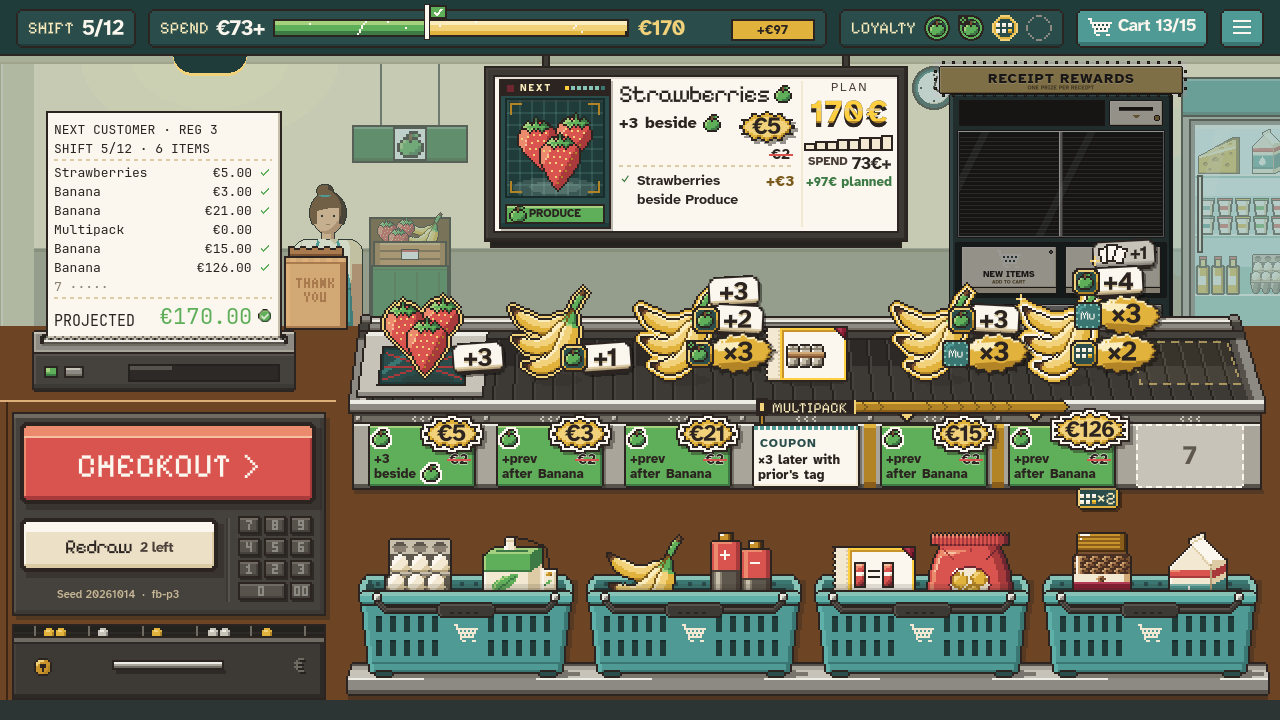
#> input picture docs/art/mockups/count_rhythm_src/v2_planning.png, 1280 x 720 px
$ python cutout.py
#> lines starting #> are read from the running program, lines starting #| are printed output that depends on the picture; after the words box and inside, x2 and y2 are one past the last pixel; in counts of white or black regions, pixels touching at a corner belong together
"""Writes v3_planning_fg.png: v2_planning.png's pixels where it differs from v3_planning_empty.png
(the same shift with nothing on the belt), transparent elsewhere, so a moving crop of an item,
its stickers or its ticket carries none of the wall or belt behind it. Only the belt and ticket
rail band (y 230 to 520) is kept."""
import pathlib
from PIL import Image, ImageChops, ImageFilter

HERE = pathlib.Path(__file__).resolve().parent
full = Image.open(HERE / "v2_planning.png").convert("RGB")
empty = Image.open(HERE / "v3_planning_empty.png").convert("RGB")
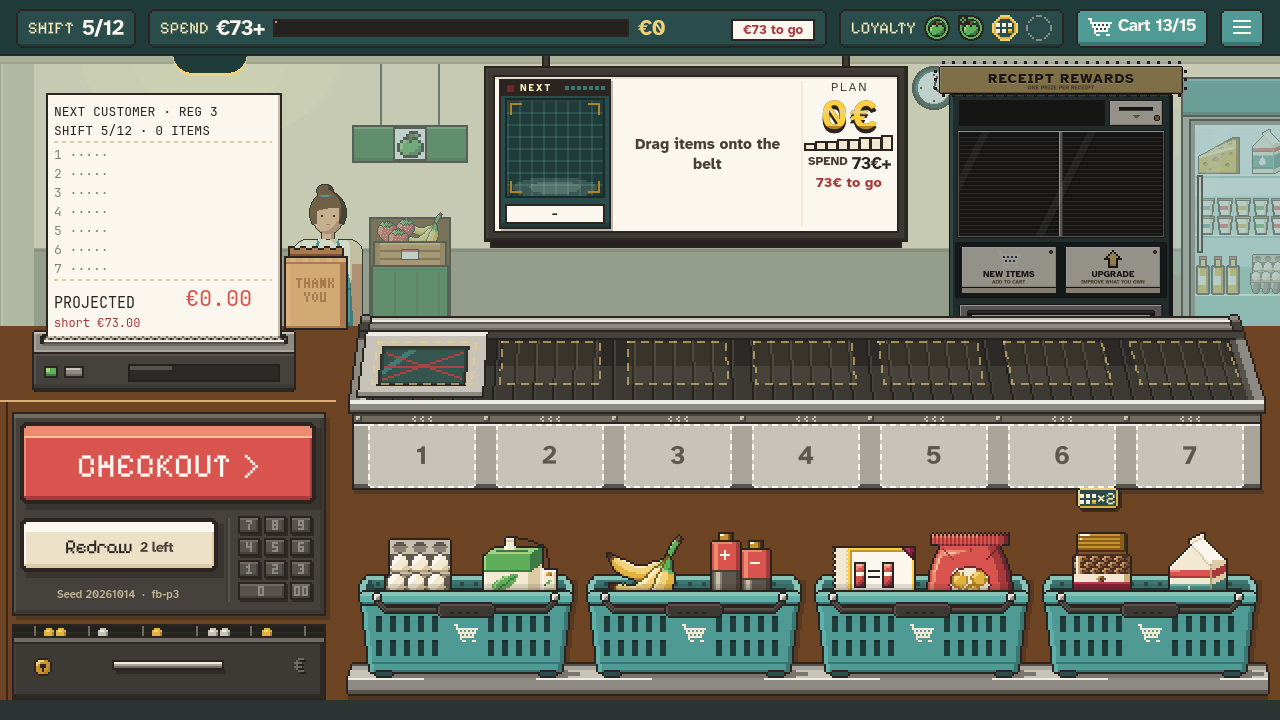
#> input picture docs/art/mockups/count_rhythm_src/v3_planning_empty.png, 1280 x 720 px
diff = ImageChops.difference(full, empty).convert("L").point(lambda v: 255 if v > 18 else 0)
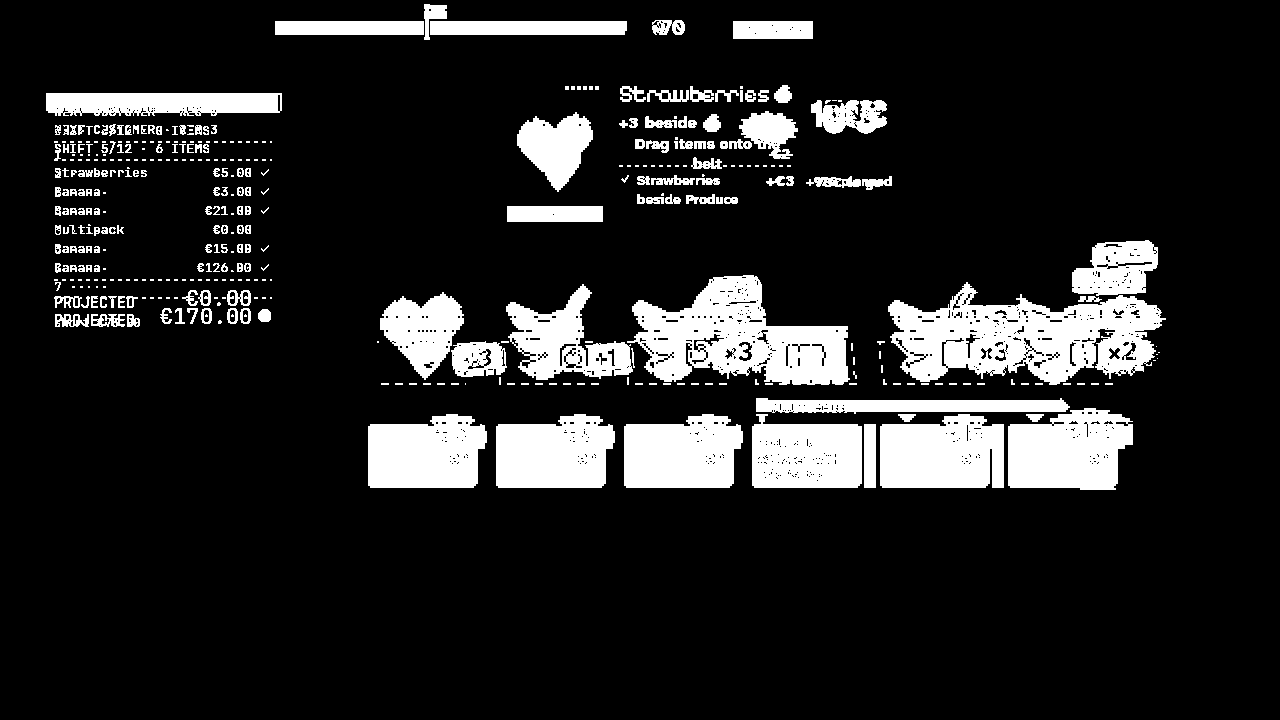
#> diff: PIL image 1280x720 L; 14% white; 408 white regions (215 under 20 px), largest, box (x1, y1, x2, y2) and area: (888, 282, 1166, 385) 16247, (627, 275, 850, 385) 13623, (1008, 408, 1133, 490) 8176
mask = diff.filter(ImageFilter.MaxFilter(3)).filter(ImageFilter.MinFilter(3))  # close pin holes
#> mask: PIL image 1280x720 L; 14.9% white; 227 white regions (162 under 20 px), largest, box (x1, y1, x2, y2) and area: (752, 398, 1133, 490) 28740, (888, 240, 1166, 385) 21857, (501, 275, 850, 385) 21089
band = Image.new("L", full.size, 0)
#> band: PIL image 1280x720 L; every value is 0
band.paste(255, (0, 230, 1280, 520))
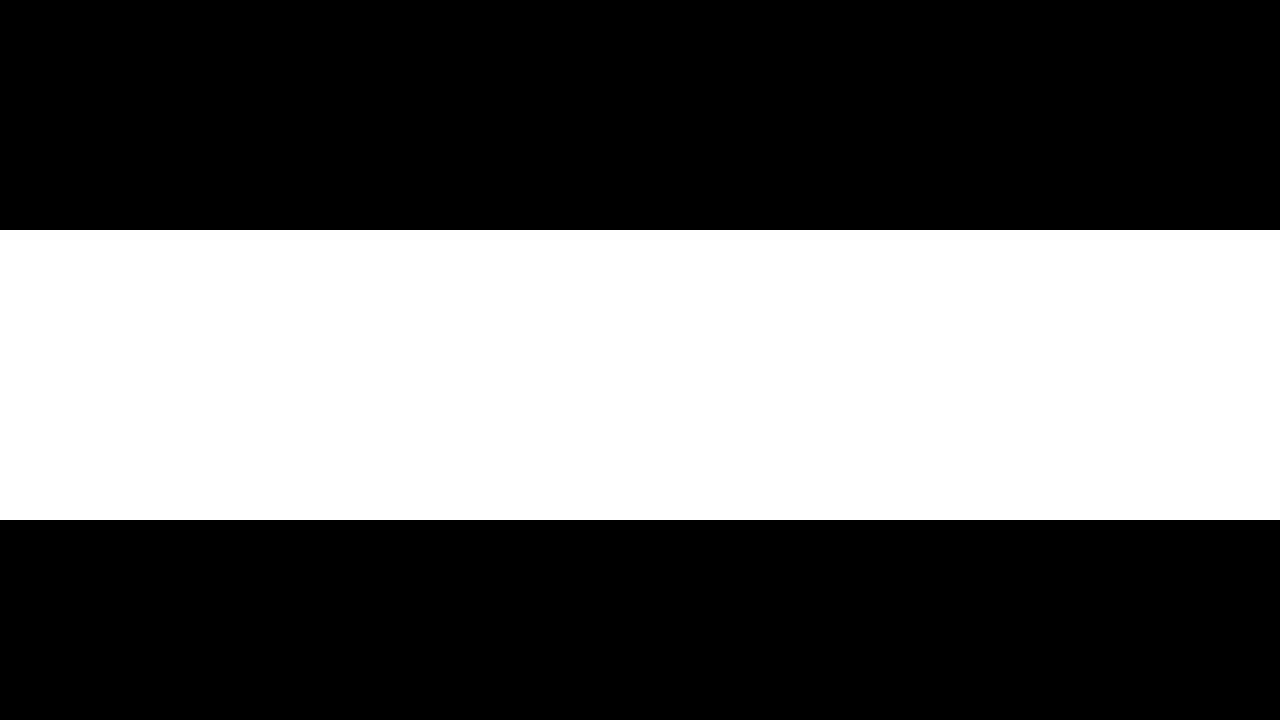
#> band: PIL image 1280x720 L; 40.3% white; 1 white region, box (x1, y1, x2, y2) and area: (0, 230, 1280, 520) 371200
mask = ImageChops.multiply(mask, band)
out = full.convert("RGBA")
#> out is the input picture: PIL image 1280x720 RGBA; mean R, G, B, A 123.9, 122.4, 105.1, 255
out.putalpha(mask)
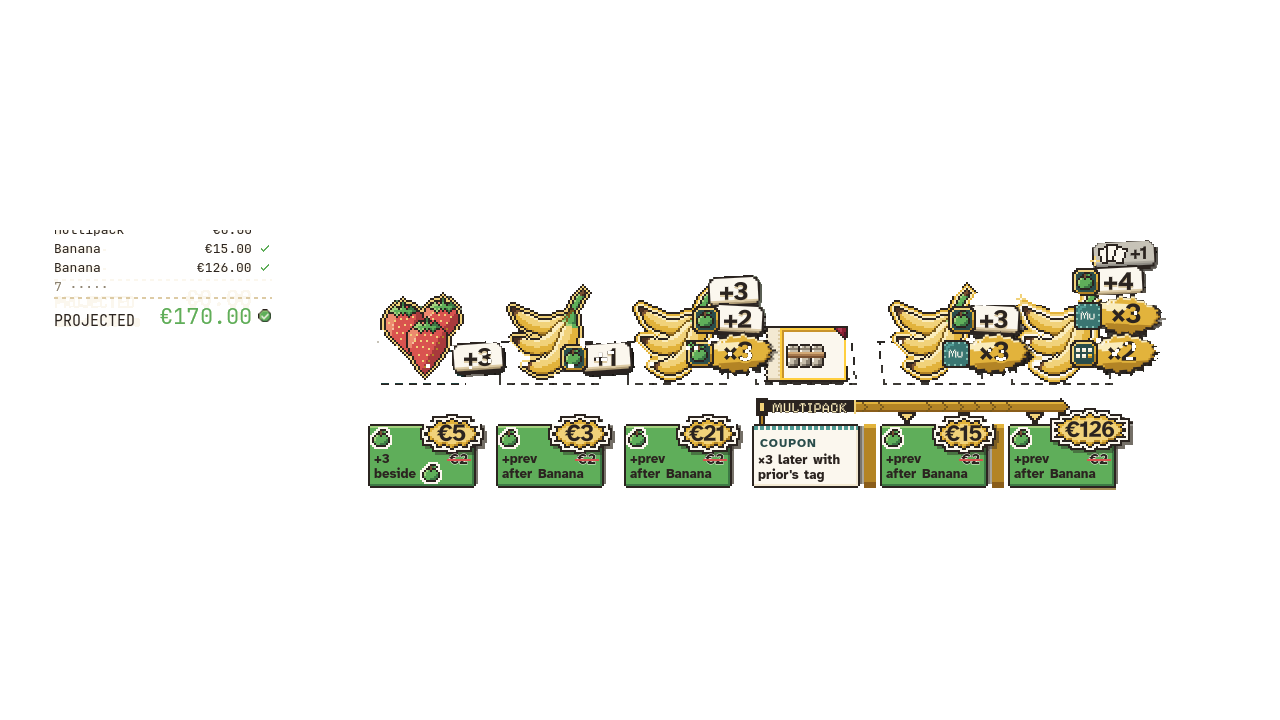
#> out: PIL image 1280x720 RGBA; mean R, G, B, A 123.9, 122.4, 105.1, 29.3; transparent parts drawn white
out.save(HERE / "v3_planning_fg.png", optimize=True)
print("v3_planning_fg.png written")
